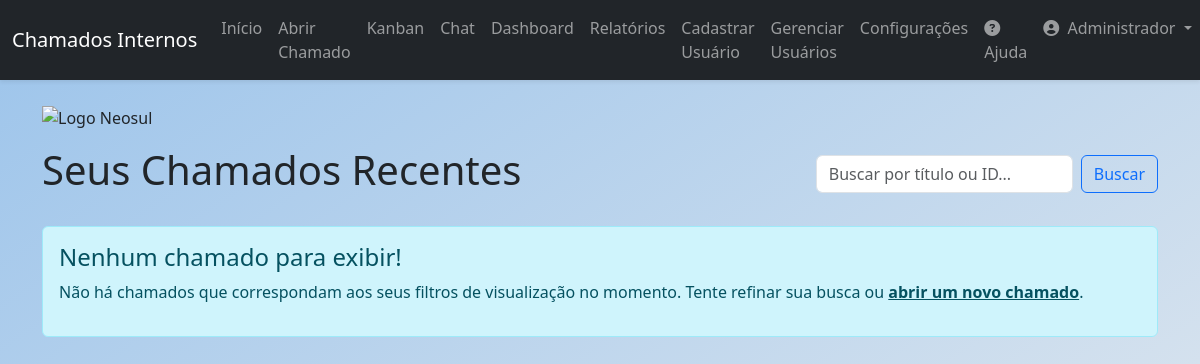
The page /home (signed in) on the database as committed earlier.
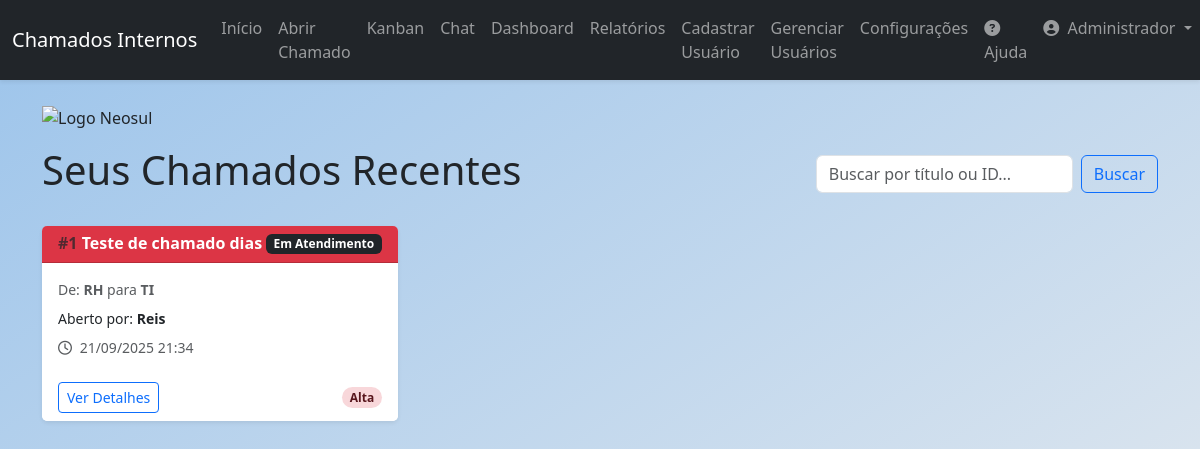
The same page on the database as committed later.
### app/models.py (models this page shows, shortened)
class Ticket(db.Model):
    id = db.Column(db.Integer, primary_key=True)
    title = db.Column(db.String(150), nullable=False)
    description = db.Column(db.Text, nullable=False)
    user_id = db.Column(db.Integer, db.ForeignKey('user.id'), nullable=False)
    origin_sector = db.Column(db.String(50), nullable=False)
    target_sector = db.Column(db.String(50), nullable=False)
    priority = db.Column(db.String(20), nullable=False, default='baixa')
    status = db.Column(db.String(20), nullable=False, default='Aberto')
    created_at = db.Column(db.DateTime, default=datetime.utcnow)
    updated_at = db.Column(db.DateTime, default=datetime.utcnow, onupdate=datetime.utcnow)
    closed_at = db.Column(db.DateTime, nullable=True, default=None)
    attachment_filename = db.Column(db.String(100), nullable=True)
    assigned_to = db.Column(db.Integer, db.ForeignKey('user.id'), nullable=True)
    comments = db.relationship('Comment', backref='ticket', lazy=True, cascade="all, delete-orphan")
    history = db.relationship('TicketHistory', backref='ticket', lazy=True, cascade="all, delete-orphan")

class User(db.Model, UserMixin):
    id = db.Column(db.Integer, primary_key=True)
    name = db.Column(db.String(100), nullable=False)
    email = db.Column(db.String(120), unique=True, nullable=False)
    sector = db.Column(db.String(50), nullable=False)
    password = db.Column(db.String(128), nullable=False)
    access_level = db.Column(db.String(20), nullable=False, default='colaborador')
    is_active = db.Column(db.Boolean, nullable=False, default=True)
    created_at = db.Column(db.DateTime, default=datetime.utcnow)
    tickets_created = db.relationship('Ticket', backref='author', lazy=True, foreign_keys='Ticket.user_id')
    tickets_assigned = db.relationship('Ticket', backref='assignee_user', lazy=True, foreign_keys='Ticket.assigned_to')
    comments = db.relationship('Comment', backref='comment_author', lazy=True)

### app/routes.py (the view)
@main.route('/')
@main.route('/home')
@login_required
def home():
    session.pop('last_check_time', None)
    query_param = request.args.get('q', '', type=str)
    if current_user.access_level == 'administrador':
        base_query = Ticket.query
    elif current_user.access_level == 'tecnico':
        base_query = Ticket.query.filter(or_(Ticket.target_sector == current_user.sector, Ticket.origin_sector == current_user.sector, Ticket.assigned_to == current_user.id))
    else:
        base_query = Ticket.query.filter_by(user_id=current_user.id)
    if query_param:
        search_term = f"%{query_param}%"
        base_query = base_query.filter(or_(Ticket.title.ilike(search_term), cast(Ticket.id, String).ilike(search_term)))
    else:
        base_query = base_query.filter(not_(Ticket.status.in_(['Resolvido', 'Fechado'])))
    tickets = base_query.order_by(Ticket.created_at.desc()).all()
    return render_template('index.html', title='Início', tickets=tickets)

### app/__init__.py (called while the page is built)
def format_datetime_local(value, format='%d/%m/%Y %H:%M'):
    if value is None:
        return ""
    utc_tz = pytz.utc
    local_tz = pytz.timezone('America/Sao_Paulo') # Você pode mudar para seu fuso horário
    utc_dt = utc_tz.localize(value)
    local_dt = utc_dt.astimezone(local_tz)
    return local_dt.strftime(format)

@login_manager.user_loader
def load_user(user_id):
    from app.models import User
    return User.query.get(int(user_id))

### app/templates/index.html (shortened to what this page needs)
{% extends "base.html" %}
{% block content %}
<div class="row mt-4">
    <div class="col-12 mb-3">
        <img src="https://neosul.com.br/clientes/1/img/logo.png" alt="Logo Neosul" style="max-width: 250px; height: auto;">
    </div>
</div>
    <div class="d-flex flex-wrap justify-content-between align-items-center mb-4 gap-3">
        <h1>Seus Chamados Recentes</h1>
        <form method="GET" action="{{ url_for('main.home') }}" class="d-flex" style="min-width: 300px;">
            <input class="form-control me-2" type="search" name="q" placeholder="Buscar por título ou ID..." value="{{ request.args.get('q', '') }}" aria-label="Buscar">
            <button class="btn btn-outline-primary" type="submit">Buscar</button>
        </form>
    </div>
    {% if tickets %}
        <div class="row">
            {% for ticket in tickets %}
                <div class="col-lg-4 col-md-6 mb-4">
                    {% include 'components/ticket_card.html' %}
                </div>
            {% endfor %}
        </div>
    {% else %}
        <div class="alert alert-info mt-4" role="alert">
            <h4 class="alert-heading">
                {% if request.args.get('q') %}
                    Nenhum resultado encontrado para "{{ request.args.get('q') }}"
                {% else %}
                    Nenhum chamado para exibir!
                {% endif %}
            </h4>
            <p>Não há chamados que correspondam aos seus filtros de visualização no momento. Tente refinar sua busca ou <a href="{{ url_for('main.create_ticket') }}" class="alert-link">abrir um novo chamado</a>.</p>
        </div>
    {% endif %}
{% endblock content %}

### app/templates/components/ticket_card.html (shortened to what this page needs)
<div class="card shadow-sm h-100">
    <div class="card-header d-flex justify-content-between align-items-center
        {% if ticket.priority == 'alta' %} bg-danger text-white
        {% elif ticket.priority == 'media' %} bg-warning text-dark
        {% else %} bg-light border-info
        {% endif %}">
        <h6 class="mb-0 fw-bold">
            <span class="text-muted">#{{ ticket.id }}</span> {{ ticket.title }}
        </h6>
        <span class="badge
            {% if ticket.status == 'Aberto' %} bg-primary
            {% elif ticket.status == 'Em Atendimento' %} bg-dark
            {% elif ticket.status == 'Resolvido' %} bg-success
            {% else %} bg-secondary
            {% endif %}">
            {{ ticket.status }}
        </span>
    </div>
    <div class="card-body">
        <p class="card-text text-muted small mb-2">
            De: <strong>{{ ticket.origin_sector }}</strong> para <strong>{{ ticket.target_sector }}</strong>
        </p>
        <p class="card-text small mb-2">
            Aberto por: <strong>{{ ticket.author.name }}</strong>
        </p>
        <p class="card-text small text-muted">
        <i class="far fa-clock me-1"></i> {{ ticket.created_at | localdatetime }}
        </p>
    </div>
    <div class="card-footer bg-white border-top-0 d-flex justify-content-between align-items-center">
        <a href="{{ url_for('main.view_ticket', ticket_id=ticket.id) }}" class="btn btn-sm btn-outline-primary">Ver Detalhes</a>
        {% if ticket.priority == 'alta' %}
            <span class="badge bg-danger-subtle text-danger-emphasis rounded-pill">Alta</span>
        {% elif ticket.priority == 'media' %}
            <span class="badge bg-warning-subtle text-warning-emphasis rounded-pill">Média</span>
        {% else %}
            <span class="badge bg-info-subtle text-info-emphasis rounded-pill">Baixa</span>
        {% endif %}
    </div>
</div>

Rows that differ between the two databases and show on the page:
added Ticket: id "1", title "Teste de chamado dias", status "Em Atendimento", origin_sector "RH", target_sector "TI", author.name "Reis", created_at|localdatetime "21/09/2025 21:34", priority "Alta"
Other text that changed with them:
text no longer shown: "Nenhum chamado para exibir! Não há chamados que correspondam aos seus filtros de visualização no momento. Tente refinar sua busca ou abrir um novo chamado ."
